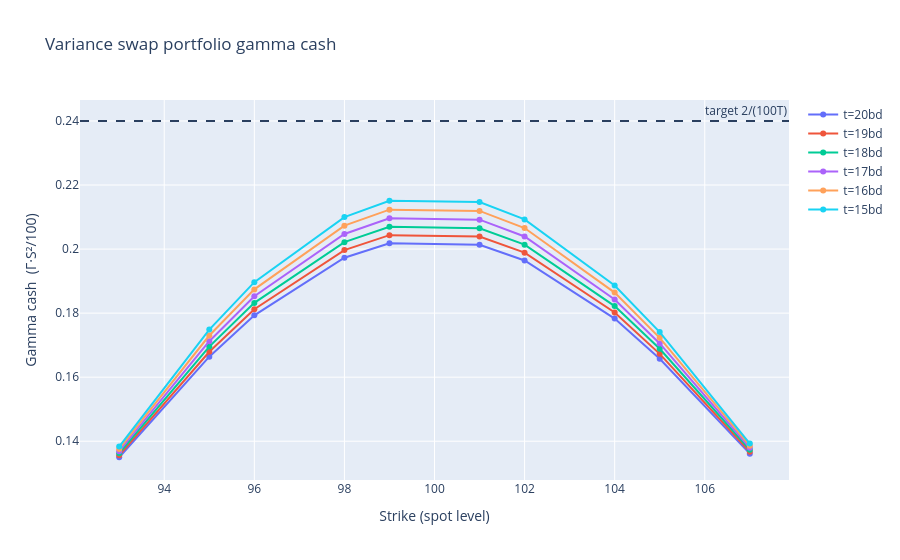

Write notebook code for a chart like this one.
### Code cell
fig.show()

### Figure 1 — Plotly figure (JSON) as saved in the notebook; plotly's stock layout.template omitted (floating-point values rounded to 4 significant figures)
{"data": [{"mode": "lines+markers", "name": "t=20bd", "type": "scatter", "x": [93.0, 95.0, 96.0, 98.0, 99.0, 101.0, 102.0, 104.0, 105.0, 107.0], "y": [0.135, 0.1664, 0.1793, 0.1973, 0.2018, 0.2014, 0.1965, 0.1783, 0.1657, 0.1361]}, {"mode": "lines+markers", "name": "t=19bd", "type": "scatter", "x": [93.0, 95.0, 96.0, 98.0, 99.0, 101.0, 102.0, 104.0, 105.0, 107.0], "y": [0.1356, 0.168, 0.1812, 0.1997, 0.2044, 0.2039, 0.1989, 0.1802, 0.1673, 0.1367]}, {"mode": "lines+markers", "name": "t=18bd", "type": "scatter", "x": [93.0, 95.0, 96.0, 98.0, 99.0, 101.0, 102.0, 104.0, 105.0, 107.0], "y": [0.1362, 0.1696, 0.1832, 0.2022, 0.2069, 0.2065, 0.2014, 0.1822, 0.1689, 0.1373]}, {"mode": "lines+markers", "name": "t=17bd", "type": "scatter", "x": [93.0, 95.0, 96.0, 98.0, 99.0, 101.0, 102.0, 104.0, 105.0, 107.0], "y": [0.1369, 0.1712, 0.1853, 0.2047, 0.2096, 0.2092, 0.2039, 0.1843, 0.1705, 0.138]}, {"mode": "lines+markers", "name": "t=16bd", "type": "scatter", "x": [93.0, 95.0, 96.0, 98.0, 99.0, 101.0, 102.0, 104.0, 105.0, 107.0], "y": [0.1376, 0.173, 0.1874, 0.2073, 0.2123, 0.2119, 0.2066, 0.1864, 0.1723, 0.1386]}, {"mode": "lines+markers", "name": "t=15bd", "type": "scatter", "x": [93.0, 95.0, 96.0, 98.0, 99.0, 101.0, 102.0, 104.0, 105.0, 107.0], "y": [0.1383, 0.1749, 0.1897, 0.21, 0.2151, 0.2147, 0.2093, 0.1886, 0.1741, 0.1393]}], "layout": {"annotations": [{"showarrow": false, "text": "target 2/(100T)", "x": 1, "xanchor": "right", "xref": "x domain", "y": 0.24, "yanchor": "bottom", "yref": "y"}], "shapes": [{"line": {"dash": "dash"}, "type": "line", "x0": 0, "x1": 1, "xref": "x domain", "y0": 0.24, "y1": 0.24, "yref": "y"}], "title": {"text": "Variance swap portfolio gamma cash"}, "xaxis": {"title": {"text": "Strike (spot level)"}}, "yaxis": {"title": {"text": "Gamma cash  (Γ·S²/100)"}}}}
